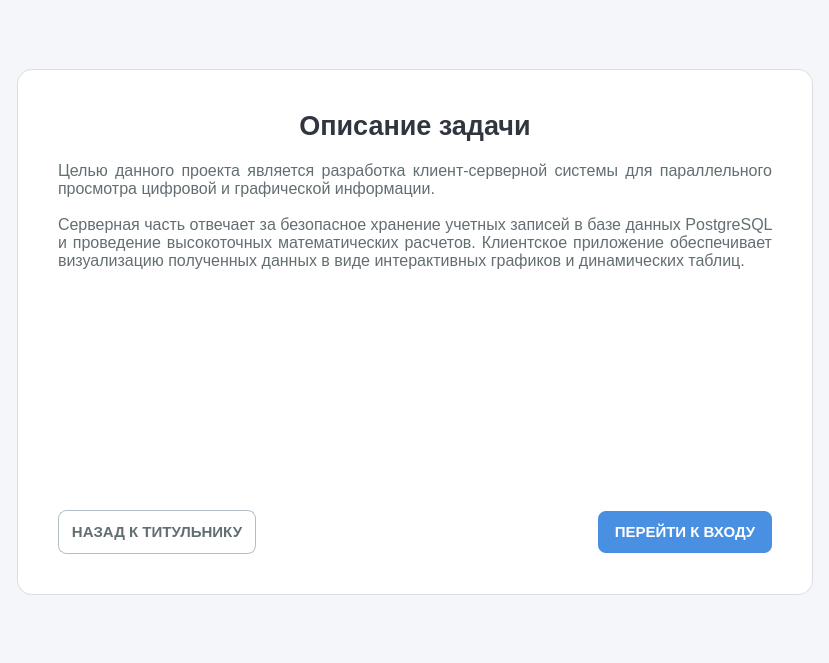
<?xml version="1.0" encoding="UTF-8"?>
<ui version="4.0">
 <class>AboutForm</class>
 <widget class="QWidget" name="AboutForm">
  <property name="geometry">
   <rect>
    <x>0</x>
    <y>0</y>
    <width>829</width>
    <height>663</height>
   </rect>
  </property>
  <property name="styleSheet">
   <string notr="true">
    QWidget { background-color: #f5f6fa; font-family: 'Segoe UI', sans-serif; color: #2d3436; }
    QFrame#container { background-color: white; border-radius: 15px; border: 1px solid #dcdde1; }
    QLabel { background: transparent; line-height: 150%; }
    QLabel#title { font-size: 20pt; font-weight: bold; color: #2f3640; }
    QLabel#description { font-size: 12pt; color: #636e72; }
    QPushButton { background-color: #4a90e2; color: white; border: none; border-radius: 8px; padding: 12px; font-weight: bold; font-size: 11pt; min-width: 150px; }
    QPushButton:hover { background-color: #357abd; }
    QPushButton#btn_back { background-color: transparent; color: #636e72; border: 1px solid #b2bec3; }
    QPushButton#btn_back:hover { background-color: #dfe6e9; }
   </string>
  </property>
  <layout class="QGridLayout" name="mainGrid">
   <item row="1" column="1">
    <widget class="QFrame" name="container">
     <layout class="QVBoxLayout" name="vbox">
      <property name="spacing">
       <number>20</number>
      </property>
      <property name="margin" stdset="0">
       <number>40</number>
      </property>
      <item>
       <widget class="QLabel" name="title">
        <property name="text">
         <string>Описание задачи</string>
        </property>
        <property name="alignment">
         <set>Qt::AlignmentFlag::AlignCenter</set>
        </property>
       </widget>
      </item>
      <item>
       <widget class="QLabel" name="description">
        <property name="text">
         <string>Целью данного проекта является разработка клиент-серверной системы для параллельного просмотра цифровой и графической информации. 

Серверная часть отвечает за безопасное хранение учетных записей в базе данных PostgreSQL и проведение высокоточных математических расчетов. Клиентское приложение обеспечивает визуализацию полученных данных в виде интерактивных графиков и динамических таблиц.</string>
        </property>
        <property name="alignment">
         <set>Qt::AlignmentFlag::AlignJustify|Qt::AlignmentFlag::AlignVCenter</set>
        </property>
        <property name="wordWrap">
         <bool>true</bool>
        </property>
       </widget>
      </item>
      <item>
       <widget class="QLabel" name="label_image">
        <property name="minimumSize">
         <size>
          <width>0</width>
          <height>200</height>
         </size>
        </property>
        <property name="text">
         <string/>
        </property>
        <property name="pixmap">
         <pixmap resource="funcnew.qrc">:/img/photo_2026-05-13_14-05-53.jpg</pixmap>
        </property>
        <property name="scaledContents">
         <bool>true</bool>
        </property>
        <property name="alignment">
         <set>Qt::AlignmentFlag::AlignCenter</set>
        </property>
       </widget>
      </item>
      <item>
       <layout class="QHBoxLayout" name="btnLayout">
        <item>
         <widget class="QPushButton" name="btn_back">
          <property name="text">
           <string>НАЗАД К ТИТУЛЬНИКУ</string>
          </property>
         </widget>
        </item>
        <item>
         <spacer>
          <property name="orientation">
           <enum>Qt::Orientation::Horizontal</enum>
          </property>
          <property name="sizeHint" stdset="0">
           <size>
            <width>0</width>
            <height>0</height>
           </size>
          </property>
         </spacer>
        </item>
        <item>
         <widget class="QPushButton" name="btn_forward">
          <property name="text">
           <string>ПЕРЕЙТИ К ВХОДУ</string>
          </property>
         </widget>
        </item>
       </layout>
      </item>
     </layout>
    </widget>
   </item>
   <item row="0" column="1">
    <spacer>
     <property name="orientation">
      <enum>Qt::Orientation::Vertical</enum>
     </property>
     <property name="sizeHint" stdset="0">
      <size>
       <width>0</width>
       <height>0</height>
      </size>
     </property>
    </spacer>
   </item>
   <item row="2" column="1">
    <spacer>
     <property name="orientation">
      <enum>Qt::Orientation::Vertical</enum>
     </property>
     <property name="sizeHint" stdset="0">
      <size>
       <width>0</width>
       <height>0</height>
      </size>
     </property>
    </spacer>
   </item>
   <item row="1" column="0">
    <spacer>
     <property name="orientation">
      <enum>Qt::Orientation::Horizontal</enum>
     </property>
     <property name="sizeHint" stdset="0">
      <size>
       <width>0</width>
       <height>0</height>
      </size>
     </property>
    </spacer>
   </item>
   <item row="1" column="2">
    <spacer>
     <property name="orientation">
      <enum>Qt::Orientation::Horizontal</enum>
     </property>
     <property name="sizeHint" stdset="0">
      <size>
       <width>0</width>
       <height>0</height>
      </size>
     </property>
    </spacer>
   </item>
  </layout>
 </widget>
 <resources>
  <include location="funcnew.qrc"/>
 </resources>
 <connections/>
</ui>
